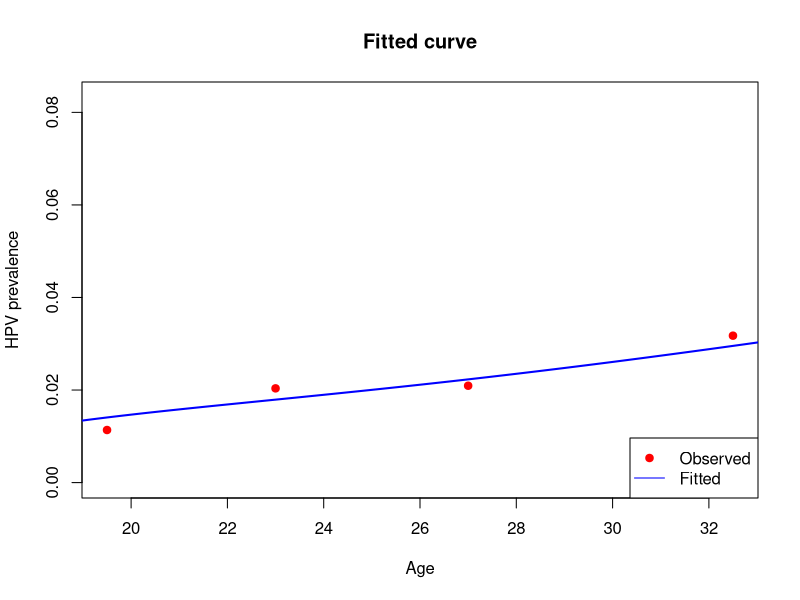

Write the R code that produced this figure.
x <- c(19.5, 23, 27, 32.5)
n_total <- c(440, 442, 430,252)
y_infected <- c(5, 9,9,8)

x0 <- 14
n_power <- 1.5

f_model <- function(x, A, B, C) {
  d <- x - x0
  B + (A * d^n_power - B) * exp(-C * d)
}

neg_log_likelihood <- function(par) {
  A <- par[1]; B <- par[2]; C <- par[3]
  p <- f_model(x, A, B, C)
  p <- pmax(pmin(p, 1 - 1e-6), 1e-6)
  -sum(y_infected * log(p) + (n_total - y_infected) * log(1 - p))
}

set.seed(1)
result <- optim(
  par = c(0.01, 0.1, 0.1),    
  fn = neg_log_likelihood,
  method = "BFGS",
  control = list(maxit = 1000, reltol = 1e-10)
)

fit_par <- setNames(result$par, c("A","B","C"))
print(fit_par)

curve_x <- seq(18, 35, length.out = 200)
fitted_p_curve <- f_model(curve_x, fit_par["A"], fit_par["B"], fit_par["C"])
fitted_p_curve <- pmax(pmin(fitted_p_curve, 1 - 1e-6), 1e-6)

plot(x, y_infected / n_total, col = "red", pch = 19,
     ylim = c(0, max(y_infected / n_total, fitted_p_curve) + 0.05),
     xlab = "Age", ylab = "HPV prevalence",
     main = "Fitted curve")
lines(curve_x, fitted_p_curve, col = "blue", lwd = 2)
legend("bottomright", legend = c("Observed", "Fitted"),
       col = c("red", "blue"), pch = c(19, NA), lty = c(NA, 1))

x_out <- 18:35
fitted_p_out <- f_model(x_out, fit_par["A"], fit_par["B"], fit_par["C"])
fitted_p_out <- pmax(pmin(fitted_p_out, 1 - 1e-6), 1e-6)

res_table <- data.frame(
  age = x_out,
  fitted_prevalence = round(fitted_p_out, 6)
)
print(res_table, row.names = FALSE)
